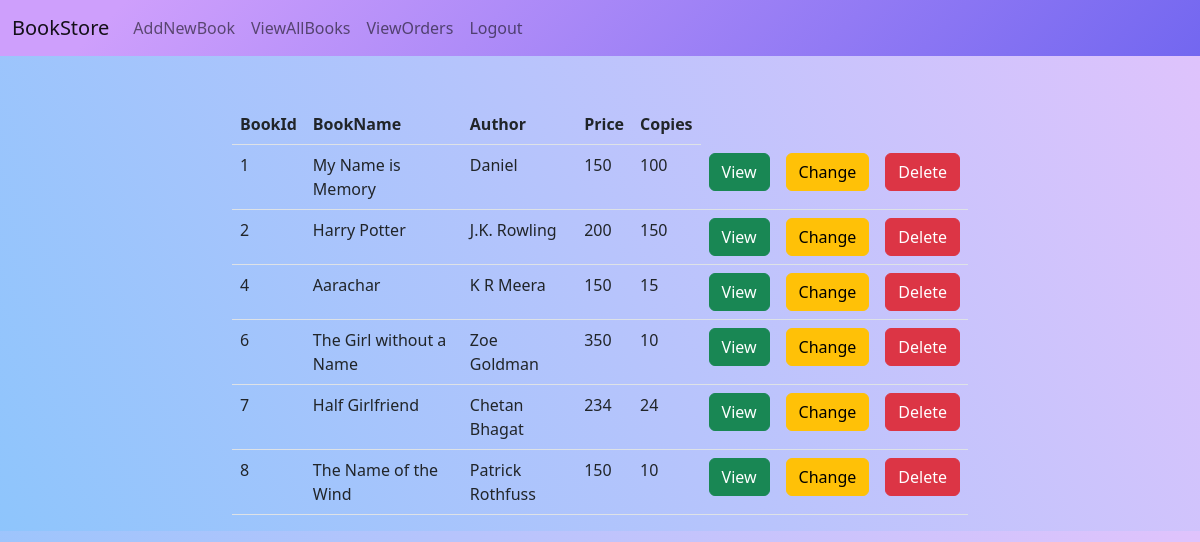
The app's page /owner/books/all (signed in) with its own data.
### owner/models.py (models this page shows, shortened)
class Books(models.Model):
    book_name=models.CharField(max_length=120,unique=True)
    author=models.CharField(max_length=120)
    price=models.PositiveIntegerField()
    copies=models.PositiveIntegerField()
    image=models.ImageField(upload_to="images",null=True,blank=True)
    active_status=models.BooleanField(default=True)

### owner/views.py (the view)
# urls.py: path('books/all',views.BookList.as_view(),name="listbook"),
@method_decorator(owner_permission_required, name="dispatch")
class BookList(ListView):
    model = Books
    context_object_name = "books"
    template_name = 'book_list.html'

### owner/templates/book_list.html
{%extends 'base.html'%}
{%block body_block%}
<div class="row mt-5">
        <div class="col-2"></div>
        <div class="col-8">
            <table class="table">
                <tr>
                    <th>BookId</th>
                    <th>BookName</th>
                    <th>Author</th>
                    <th>Price</th>
                    <th>Copies</th>
                </tr>
                {%for book in books%}
                <tr>
                    <td>{{book.id}}</td>
                    <td>{{book.book_name}}</td>
                    <td>{{book.author}}</td>
                    <td>{{book.price}}</td>
                    <td>{{book.copies}}</td>
                    <td><a class="btn btn-success" href="{% url 'bookdetail' book.id%}">View</a></td>
                    <td><a class="btn btn-warning" href="{% url 'editbook' book.id%}">Change</a></td>
                    <td><a class="btn btn-danger" href="{% url 'deletebook' book.id%}">Delete</a></td>
                </tr>
                {%endfor%}
            </table>
        </div>
        <div class="col-2"></div>
    </div>
{%endblock%}

### owner/static/css/style.css (style rules this page uses)
body { background-color: #8EC5FC; background-image: linear-gradient(62deg, #8EC5FC 0%, #E0C3FC 100%); }

### records on screen
Books: id "1", book_name "My Name is Memory", author "Daniel", price "150", copies "100"
Books: id "2", book_name "Harry Potter", author "J.K. Rowling", price "200", copies "150"
Books: id "4", book_name "Aarachar", author "K R Meera", price "150", copies "15"
Books: id "6", book_name "The Girl without a Name", author "Zoe Goldman", price "350", copies "10"
Books: id "7", book_name "Half Girlfriend", author "Chetan Bhagat", price "234", copies "24"
Books: id "8", book_name "The Name of the Wind", author "Patrick Rothfuss", price "150", copies "10"
